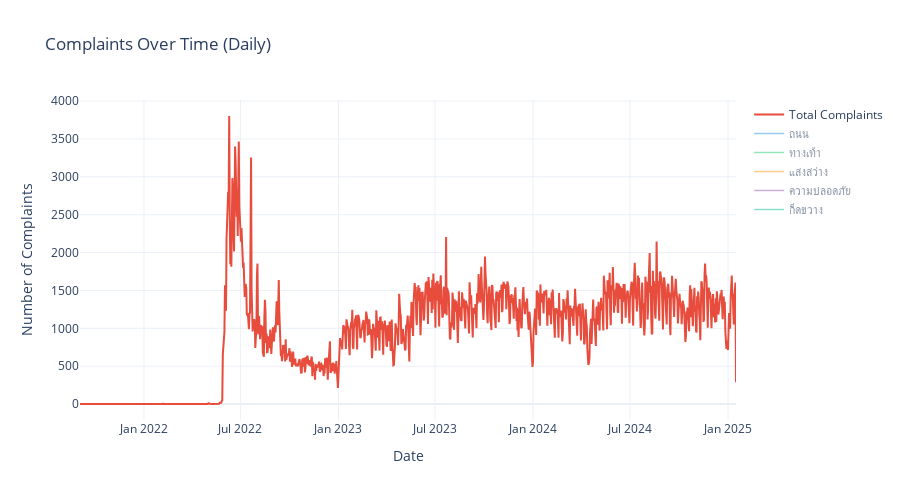

The cell this chart's notebook holds for it:
### Markdown cell above
### Graph Visualization 3: Time Series - Complaints Over Time

### Code cell
# Aggregate complaints by date
daily_totals = daily_data.groupby('date_obj')[target_cols].sum()
daily_totals['total'] = daily_totals.sum(axis=1)

# Create time series plot
fig = go.Figure()

# Add total complaints line
fig.add_trace(go.Scatter(
    x=daily_totals.index,
    y=daily_totals['total'],
    mode='lines',
    name='Total Complaints',
    line=dict(color='#e74c3c', width=2)
))

# Add top 5 complaint types
top_5_types = complaint_type_totals.head(5).index
colors = ['#3498db', '#2ecc71', '#f39c12', '#9b59b6', '#1abc9c']

for i, complaint_type in enumerate(top_5_types):
    fig.add_trace(go.Scatter(
        x=daily_totals.index,
        y=daily_totals[complaint_type],
        mode='lines',
        name=complaint_type,
        line=dict(color=colors[i], width=1.5),
        visible='legendonly'
    ))

fig.update_layout(
    title='Complaints Over Time (Daily)',
    xaxis_title='Date',
    yaxis_title='Number of Complaints',
    height=500,
    template='plotly_white',
    hovermode='x unified',
    legend=dict(
        orientation="v",
        yanchor="top",
        y=1,
        xanchor="left",
        x=1.02
    )
)

fig.show()

### Figure 1 — Plotly figure (JSON) as saved in the notebook; plotly's stock layout.template omitted (floating-point values rounded to 4 significant figures; data arrays with more than 128 entries replaced by an {"elided": "..."} marker saying what was removed)
{"data": [{"line": {"color": "#e74c3c", "width": 2}, "mode": "lines", "name": "Total Complaints", "type": "scatter", "x": {"elided": "1039 str values"}, "y": {"elided": "1039 int values"}}, {"line": {"color": "#3498db", "width": 1.5}, "mode": "lines", "name": "ถนน", "type": "scatter", "visible": "legendonly", "x": {"elided": "1039 str values"}, "y": {"elided": "1039 int values"}}, {"line": {"color": "#2ecc71", "width": 1.5}, "mode": "lines", "name": "ทางเท้า", "type": "scatter", "visible": "legendonly", "x": {"elided": "1039 str values"}, "y": {"elided": "1039 int values"}}, {"line": {"color": "#f39c12", "width": 1.5}, "mode": "lines", "name": "แสงสว่าง", "type": "scatter", "visible": "legendonly", "x": {"elided": "1039 str values"}, "y": {"elided": "1039 int values"}}, {"line": {"color": "#9b59b6", "width": 1.5}, "mode": "lines", "name": "ความปลอดภัย", "type": "scatter", "visible": "legendonly", "x": {"elided": "1039 str values"}, "y": {"elided": "1039 int values"}}, {"line": {"color": "#1abc9c", "width": 1.5}, "mode": "lines", "name": "กีดขวาง", "type": "scatter", "visible": "legendonly", "x": {"elided": "1039 str values"}, "y": {"elided": "1039 int values"}}], "layout": {"height": 500, "hovermode": "x unified", "legend": {"orientation": "v", "x": 1.02, "xanchor": "left", "y": 1, "yanchor": "top"}, "title": {"text": "Complaints Over Time (Daily)"}, "xaxis": {"title": {"text": "Date"}}, "yaxis": {"title": {"text": "Number of Complaints"}}}}
